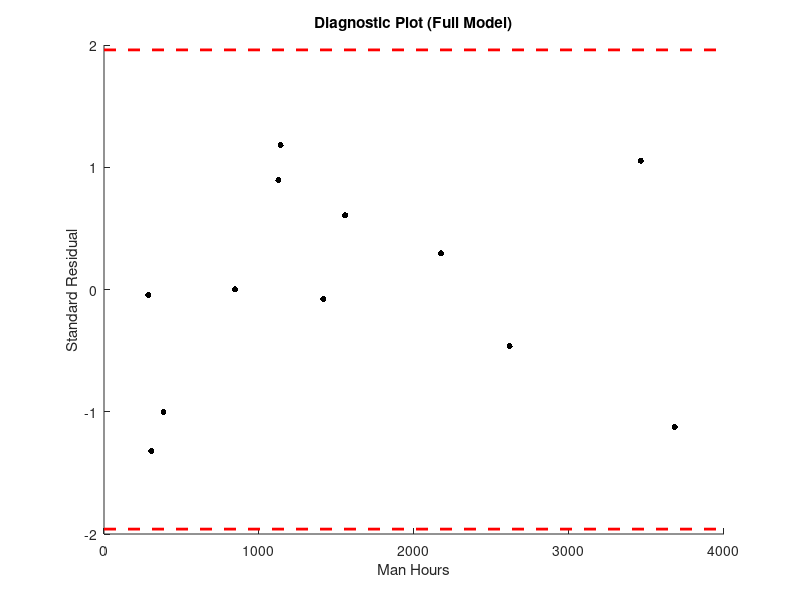

Recreate this plot in MATLAB. (Note: this script raises an error after producing the figure.)
clc, clearvars, close all;

varnames = {'ManHours', 'Cases', 'Eligible', 'OpRooms'};
hospitalData = load('hospital.txt');

Y = hospitalData(:,1);
X = hospitalData(:,2:end);
n = length(Y);
my = mean(Y);
Smy = sum((Y - my).^2);
alpha = 0.05;
zcrit = norminv(1 - alpha / 2);

fprintf('%-15s%-15s%-15s%-15s\n', 'x-variable', 'Corr Coef', 'R^2', 'adjR^2');
for i = 1:size(X, 2)
    X1 = [ones(n, 1), X(:,i)];
    [~, ~, R] = regress(Y, X1);
    Syy = sum(R.^2);
    R2 = 1 - Syy / Smy;
    adjR2 = 1 - (n - 1) / (n - 2) * Syy / Smy;
    C = corrcoef(X(:,i), Y);
    fprintf('%-15s%15.5f%15.5f%15.5f\n', varnames{i + 1}, C(1, 2), R2, adjR2);
end

% Full Model
X1 = [ones(n, 1), X];
[B, BINT, R, ~, STATS] = regress(Y, X1);
k = size(X1, 2) - 1;
Syy = sum(R.^2);
R2 = STATS(1);  % alternatively: R2 = 1 - Syy / Smy;
se = sqrt(STATS(4));  % alternatively: se = sqrt(Syy / (n - k - 1));
adjR2 = 1 - (n - 1) / (n - k - 1) * Syy / Smy;
stderr = R / se;
fprintf('\nFULL MODEL\n');
fprintf('%-12s%-10s%-10s%-25s\n', 'x-variable', 'beta', 'estimate', sprintf('%d%% CI', 100 * (1 - alpha)));
fprintf('%-12s%-10s%10.5f%25s\n', 'const', 'b_0', B(1), sprintf('[%.5f,%.5f]', BINT(1, 1), BINT(1, 2)));
for i = 2:length(B)
    fprintf('%-12s%-10s%10.5f%25s\n', varnames{i}, sprintf('b_%d', i - 1), B(i), sprintf('[%.5f,%.5f]', BINT(i, 1), BINT(i, 2)));
end
fprintf('se = %.5f, R^2 = %.5f, adjR^2 = %.5f\n\n', se, R2, adjR2);

figure;
scatter(Y, stderr, 20, 'k', 'filled');
hold on;
plot(xlim, -zcrit * [1, 1], '--r', 'LineWidth', 2);
plot(xlim, zcrit * [1, 1], '--r', 'LineWidth', 2);
hold off;
title('Diagnostic Plot (Full Model)');
xlabel('Man Hours');
ylabel('Standard Residual');

% Stepwise Model
[B, SE, ~, INMODEL, STATS] = stepwisefit(X, Y);
k = sum(INMODEL);
b0 = STATS.intercept;
Yhat = X(:,INMODEL) * B(INMODEL) + b0;
Syy = sum((Y - Yhat).^2);
se = STATS.rmse;  % alternatively: se = sqrt(1 / (n - k - 1) * Syy);
stderr = (Y - Yhat) / se;
R2 = 1 - Syy / Smy;
adjR2 = 1 - (n - 1) / (n - k - 1) * Syy / Smy;
tcrit = tinv(1 - alpha / 2, n - k - 1);
BINT = [B - tcrit * SE, B + tcrit * SE];
fprintf('\nSTEPWISE MODEL\n');
fprintf('%-12s%-10s%-10s%-25s\n', 'x-variable', 'beta', 'estimate', sprintf('%d%% CI', 100 * (1 - alpha)));
fprintf('%-12s%-10s%10.5f%25s\n', 'const', 'b_0', b0, '--');
for i = 1:length(B)
    if INMODEL(i) == 1
        fprintf('%-12s%-10s%10.5f%25s\n', varnames{i + 1}, sprintf('b_%d', i), B(i), sprintf('[%.5f,%.5f]', BINT(i, 1), BINT(i, 2)));
    end
end
fprintf('se = %.5f, R^2 = %.5f, adjR^2 = %.5f\n\n', se, R2, adjR2);

figure;
scatter(Y, stderr, 20, 'k', 'filled');
hold on;
plot(xlim, -zcrit * [1, 1], '--r', 'LineWidth', 2);
plot(xlim, zcrit * [1, 1], '--r', 'LineWidth', 2);
hold off;
title('Diagnostic Plot (Stepwise Model)');
xlabel('Man Hours');
ylabel('Standard Residual');

% Check multicollinearity
fprintf('MULTICOLLINEARITY\n');
fprintf('%-20s%-20s%-10s%-10s%-10s\n', 'y-variable', 'x-variables', 'R^2', 'adjR^2', 'se');
for i = 1:size(X, 2)
    idx = setdiff(1:size(X, 2), i);
    X1 = [ones(n, 1), X(:,idx)];
    Xi = X(:,i);
    [B, BINT, R, ~, STATS] = regress(Xi, X1);
    k = size(X1, 2) - 1;
    Syy = sum(R.^2);
    mxi = mean(Xi);
    Smxi = sum((Xi - mxi).^2);
    R2 = STATS(1);  % alternatively: R2 = 1 - Syy / Smy;
    se = sqrt(STATS(4));  % alternatively: se = sqrt(Syy / (n - k - 1));
    adjR2 = 1 - (n - 1) / (n - k - 1) * Syy / Smxi;
    
    xvarnames = sprintf('%s,', varnames{idx + 1});
    xvarnames = xvarnames(1:end - 1);
    fprintf('%-20s%-20s%10.5f%10.5f%10.5f\n', varnames{i + 1}, xvarnames, R2, adjR2, se);
end

figure;
plotmatrix(X);
